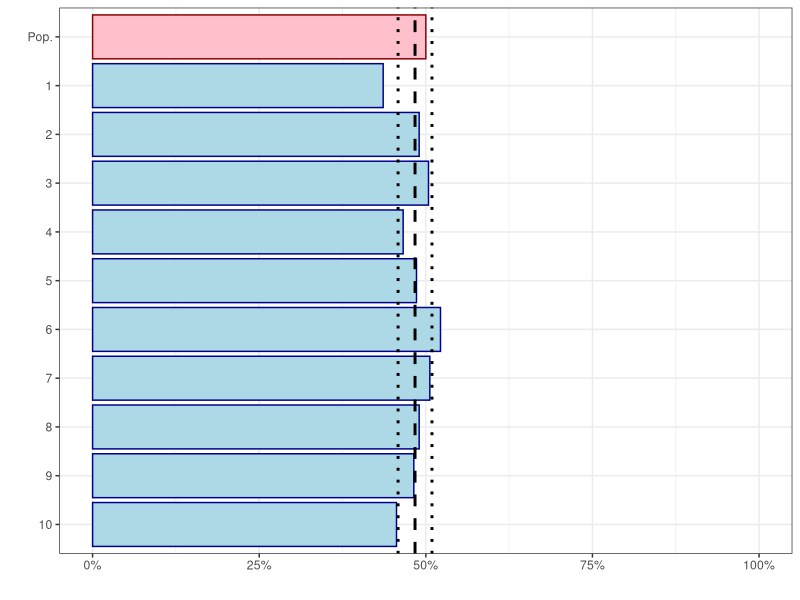

This figure's R source:
## ---- chunk 1
knitr::opts_chunk$set(echo = FALSE)

library(dplyr)
library(purrr)
library(reshape2)
library(ggplot2)
## ---- chunk 2
population.p <- .5
population.N <- 10000

population <- c(
  rep(1, population.N * population.p), 
  rep(0, population.N * (1 - population.p)))
## ---- chunk 3
complement <- function(x, rho) {
  y <- rnorm(length(x))
  x.perp <- residuals(lm(y ~ x))
  rho * sd(x.perp) * x + x.perp * sd(y) * sqrt(1 - rho^2)
}

take.sample <- function(x, n, data.defect.correlation) {
  proportion.to.sample <- n / length(x)
  y <- complement(x, data.defect.correlation * 2)
  sampling.p <- ecdf(y)(y) * proportion.to.sample * 2
  sample(x, size = n, replace = FALSE, prob = sampling.p)
}

samples <- (1:10) %>%
  map_dbl(
    function(x) {
      mean(take.sample(population, 500, -.05))
    }
  )
## ---- chunk 4
justmid <- function(d) {
  d %>%
    summarise(
      Mid = mean(p)
    )
}

minmax <- function(d) {
  d %>%
    summarise(
      Low = min(p),
      High = max(p)
    )
}

sdrange <- function(d) {
  d %>%
    summarise(
      Low = mean(p) - sd(p),
      High = mean(p) + sd(p)
    )
}

visualise.samples <- function(
    d, include.mean = FALSE, 
    range.function = NULL) {
  
  if(include.mean) {
    d.sample.summary <- d %>%
      filter(
        Sample != 'Pop.'
      ) %>%
      summarise(Mid = mean(p)) %>%
      melt(id = NULL, variable.name = 'Statistic', value.name = 'Value')
  } else {
    d.sample.summary <- tibble(
      Statistics = character(), Value = numeric()
    )
  }

  if(!is.null(range.function)) {
    d.sample.summary <- d %>%
      filter(
        Sample != 'Pop.'
      ) %>%
      range.function %>%
      melt(id = NULL, variable.name = 'Statistic', value.name = 'Value') %>%
      rbind(
        d.sample.summary
      )
  }
  
  p <- d %>%
    mutate(
      Sample = factor(
        Sample,
        levels = c(
          'Pop.', d$Sample[d$Sample!='Pop.']) %>% rev
      ),
      Colour = ifelse(
        Sample == 'Pop.',
        'Pop.', 'Sample'
      )
    ) %>%
    ggplot(
      aes(x = Sample, y = p, colour = Colour, fill = Colour)
    ) +
    geom_col()
  
  if(nrow(d.sample.summary) > 0) {
    p <- p +
      geom_hline(
        aes(yintercept = Value, linetype = Statistic),
        linewidth = 1,
        data = d.sample.summary
      ) +
      scale_linetype_manual(
        values = c(
          Low = 'dotted', Mid = 'dashed', High = 'dotted'), guide = 'none')
  }
  
  p +
    scale_x_discrete(
      '') +
    scale_y_continuous(
      '', limits = c(0,1), labels = scales::percent) +
    scale_colour_manual(
      values = c(
        'Pop.' = 'darkred', 'Sample' = 'darkblue'), guide = 'none') +
    scale_fill_manual(
      values = c(
        'Pop.' = 'pink', 'Sample' = 'lightblue'), guide = 'none') +
    coord_flip() +
    theme_bw()
}

tibble(
  Sample = c('Pop.', 1:length(samples)), 
  p = c(mean(population), samples)
  ) %>%
  visualise.samples(include.mean = TRUE, range.function = sdrange)
